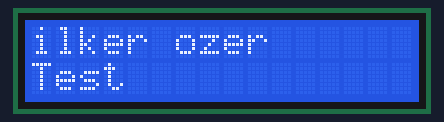
The sketch below on a simulated Arduino Uno, built with avr-gcc and run on an emulated ATmega328P. On the bench: 16×2 character LCD.

Above: at 0.1 s.
At 5.1 s:
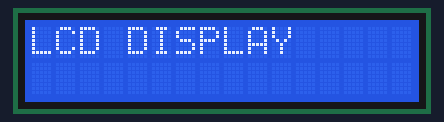

The sketch:

lcd-temel.ino
```cpp
#include <LiquidCrystal.h>

LiquidCrystal lcd(12, 11, 5, 4, 3, 2);

void setup() {
lcd.begin(16, 2);
lcd.print("ilker ozer");
lcd.setCursor(0, 1);
lcd.print("Test");

delay(5000);
lcd.clear();
lcd.print("LCD DISPLAY");
}

void loop() {

}
```
